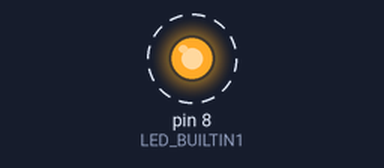
A sketch run on a simulated Arduino Uno, built with avr-gcc and run on an emulated ATmega328P. On the bench: output pins drawn as LEDs (lit = HIGH). Dashed ring = blinking.

Above: at 0.5 s.
Timing chart, 0 to 4.6 s (numbered marks = the images above):
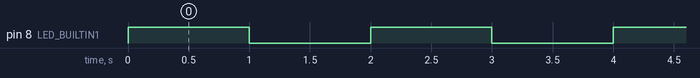

The sketch:

_123.ino
```cpp
// C++ code
int LED_BUILTIN1 = 8;
void setup()
{
  pinMode(LED_BUILTIN1, OUTPUT);
}

void loop()
{
  digitalWrite(LED_BUILTIN1, HIGH);
  delay(1000); // Wait for 1000 millisecond(s)
  digitalWrite(LED_BUILTIN1, LOW);
  delay(1000); // Wait for 1000 millisecond(s)
}
```

Measured:
- by itself, pin 8 (LED_BUILTIN1): alternates HIGH for 1.0 s and LOW for 1.0 s
